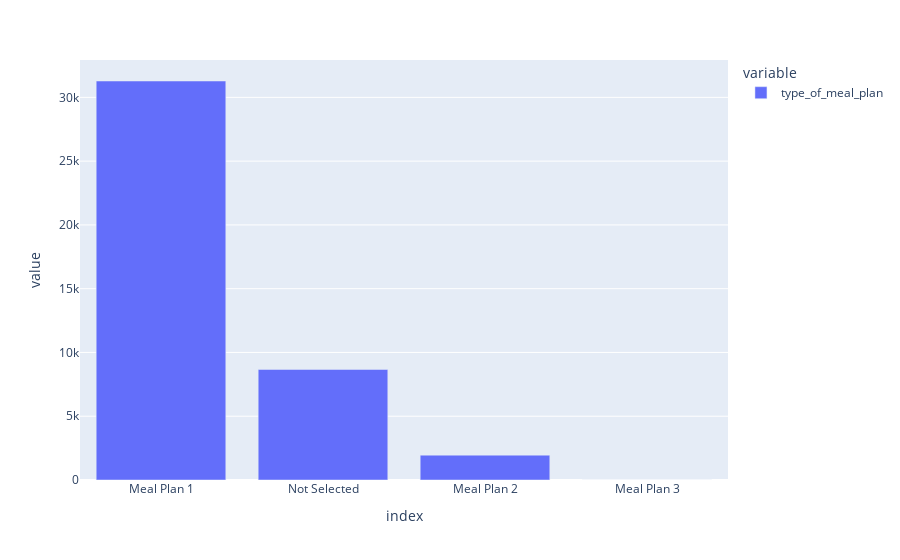

Write notebook code for a chart like this one.
### Code cell
df['type_of_meal_plan'].value_counts().plot(kind = 'bar', backend = 'plotly')

### Figure 1 — Plotly figure (JSON) as saved in the notebook; plotly's stock layout.template omitted (floating-point values rounded to 4 significant figures)
{"data": [{"alignmentgroup": "True", "hovertemplate": "variable=type_of_meal_plan<br>index=%{x}<br>value=%{y}<extra></extra>", "legendgroup": "type_of_meal_plan", "marker": {"color": "#636efa", "pattern": {"shape": ""}}, "name": "type_of_meal_plan", "offsetgroup": "type_of_meal_plan", "orientation": "v", "showlegend": true, "textposition": "auto", "type": "bar", "x": ["Meal Plan 1", "Not Selected", "Meal Plan 2", "Meal Plan 3"], "xaxis": "x", "y": [31283, 8666, 1950, 1], "yaxis": "y"}], "layout": {"barmode": "relative", "legend": {"title": {"text": "variable"}, "tracegroupgap": 0}, "margin": {"t": 60}, "xaxis": {"anchor": "y", "domain": [0, 1], "title": {"text": "index"}}, "yaxis": {"anchor": "x", "domain": [0, 1], "title": {"text": "value"}}}}
